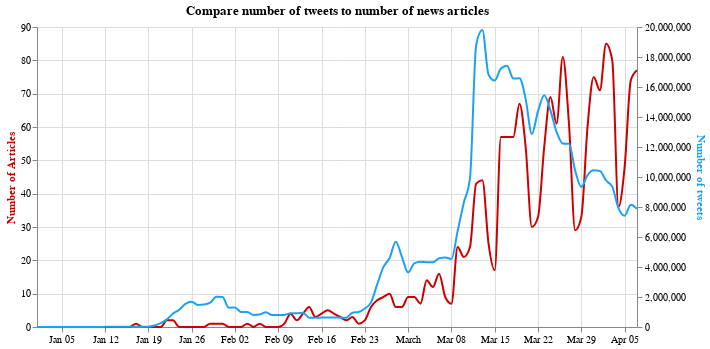

Here is the notebook cell this chart was saved with:
### Markdown cell above
# Compare tweet numbers to news articles on CNN and Fox News

### Code cell
columns = ['fox_articles', 'cnn_articles']

select_box = alt.binding_select(options=columns, name='News source ')
sel = alt.selection_single(fields=['column'], bind=select_box, init={'column': 'cnn_articles'})

base = alt.Chart(merged_3).encode(
    alt.X('date:T', axis=alt.Axis(title=None))
).properties(
    width=600,
    height=300,
    title = "Compare number of tweets to number of news articles"
)

line_articles = base.transform_fold(
    columns,
    as_=['column', 'value']
).transform_filter(
    sel
).mark_line( interpolate='monotone', stroke=newscol).encode(
    alt.Y('value:Q',
          axis=alt.Axis(title="Number of Articles", titleColor=newscol))
).add_selection(
    sel
)

line_tweets = base.mark_line(stroke=twittercol, interpolate='monotone').encode(
    alt.Y('Tweets',
          axis=alt.Axis(title='Number of tweets', titleColor=twittercol))
)

alt.layer(line_articles, line_tweets).resolve_scale(
    y = 'independent'
)

### Figure 1 — Vega-Lite specification as saved in the notebook (floating-point values rounded to 4 significant figures)
{"config": {"view": {"continuousWidth": 400, "continuousHeight": 300}}, "layer": [{"mark": {"type": "line", "interpolate": "monotone", "stroke": "#cc0000"}, "encoding": {"x": {"type": "temporal", "axis": {"title": null}, "field": "date"}, "y": {"type": "quantitative", "axis": {"title": "Number of Articles", "titleColor": "#cc0000"}, "field": "value"}}, "height": 300, "selection": {"selector002": {"type": "single", "fields": ["column"], "bind": {"input": "select", "options": ["fox_articles", "cnn_articles"], "name": "News source "}, "init": {"column": "cnn_articles"}}}, "title": "Compare number of tweets to number of news articles", "transform": [{"fold": ["fox_articles", "cnn_articles"], "as": ["column", "value"]}, {"filter": {"selection": "selector002"}}], "width": 600}, {"mark": {"type": "line", "interpolate": "monotone", "stroke": "#1da1f2"}, "encoding": {"x": {"type": "temporal", "axis": {"title": null}, "field": "date"}, "y": {"type": "quantitative", "axis": {"title": "Number of tweets", "titleColor": "#1da1f2"}, "field": "Tweets"}}, "height": 300, "title": "Compare number of tweets to number of news articles", "width": 600}], "data": {"name": "data-27113260fdabff0114d8131af728b331"}, "resolve": {"scale": {"y": "independent"}}, "$schema": "https://vega.github.io/schema/vega-lite/v4.8.1.json", "datasets": {"data-27113260fdabff0114d8131af728b331": [{"date": "2020-04-07T00:00:00", "Tweets": 7877346, "total_cases": 2692000.0, "new_cases": 146500.0, "new_deaths": 10680.0, "new_tests": 550800.0, "cnn_articles": 77.0, "fox_articles": 230.0}, {"date": "2020-04-06T00:00:00", "Tweets": 8153966, "total_cases": 2545000.0, "new_cases": 132500.0, "new_deaths": 9512.0, "new_tests": 388500.0, "cnn_articles": 74.0, "fox_articles": 169.0}, {"date": "2020-04-05T00:00:00", "Tweets": 7421877, "total_cases": 2413000.0, "new_cases": 170500.0, "new_deaths": 12620.0, "new_tests": 424600.0, "cnn_articles": 48.0, "fox_articles": 96.0}, {"date": "2020-04-04T00:00:00", "Tweets": 7928225, "total_cases": 2242000.0, "new_cases": 164000.0, "new_deaths": 13550.0, "new_tests": 408500.0, "cnn_articles": 36.0, "fox_articles": 120.0}, {"date": "2020-04-03T00:00:00", "Tweets": 9357113, "total_cases": 2078000.0, "new_cases": 155300.0, "new_deaths": 10020.0, "new_tests": 466200.0, "cnn_articles": 80.0, "fox_articles": 235.0}, {"date": "2020-04-02T00:00:00", "Tweets": 9767918, "total_cases": 1923000.0, "new_cases": 155300.0, "new_deaths": 10020.0, "new_tests": 414800.0, "cnn_articles": 85.0, "fox_articles": 260.0}, {"date": "2020-04-01T00:00:00", "Tweets": 10402981, "total_cases": 1768000.0, "new_cases": 149700.0, "new_deaths": 9348.0, "new_tests": 430500.0, "cnn_articles": 71.0, "fox_articles": 260.0}, {"date": "2020-03-31T00:00:00", "Tweets": 10442432, "total_cases": 1618000.0, "new_cases": 129400.0, "new_deaths": 7972.0, "new_tests": 275000.0, "cnn_articles": 75.0, "fox_articles": 144.0}, {"date": "2020-03-30T00:00:00", "Tweets": 10125714, "total_cases": 1489000.0, "new_cases": 114700.0, "new_deaths": 6456.0, "new_tests": 245300.0, "cnn_articles": 60.0, "fox_articles": 204.0}, {"date": "2020-03-29T00:00:00", "Tweets": 9333426, "total_cases": 1374000.0, "new_cases": 125700.0, "new_deaths": 7174.0, "new_tests": 293900.0, "cnn_articles": 33.0, "fox_articles": 108.0}, {"date": "2020-03-28T00:00:00", "Tweets": 10434671, "total_cases": 1248000.0, "new_cases": 130400.0, "new_deaths": 6982.0, "new_tests": 255800.0, "cnn_articles": 29.0, "fox_articles": 84.0}, {"date": "2020-03-27T00:00:00", "Tweets": 12209011, "total_cases": 1118000.0, "new_cases": 122200.0, "new_deaths": 5610.0, "new_tests": 296100.0, "cnn_articles": 61.0, "fox_articles": 210.0}, {"date": "2020-03-26T00:00:00", "Tweets": 12236719, "total_cases": 995500.0, "new_cases": 107700.0, "new_deaths": 5288.0, "new_tests": 254500.0, "cnn_articles": 81.0, "fox_articles": 256.0}, {"date": "2020-03-25T00:00:00", "Tweets": 13000269, "total_cases": 887800.0, "new_cases": 85070.0, "new_deaths": 4610.0, "new_tests": 229500.0, "cnn_articles": 61.0, "fox_articles": 260.0}, {"date": "2020-03-24T00:00:00", "Tweets": 14445841, "total_cases": 802700.0, "new_cases": 89140.0, "new_deaths": 3708.0, "new_tests": 209300.0, "cnn_articles": 69.0, "fox_articles": 253.0}, {"date": "2020-03-23T00:00:00", "Tweets": 15446246, "total_cases": 713600.0, "new_cases": 68540.0, "new_deaths": 3376.0, "new_tests": 191400.0, "cnn_articles": 54.0, "fox_articles": 231.0}, {"date": "2020-03-22T00:00:00", "Tweets": 14392561, "total_cases": 645000.0, "new_cases": 68450.0, "new_deaths": 3434.0, "new_tests": 123500.0, "cnn_articles": 33.0, "fox_articles": 101.0}, {"date": "2020-03-21T00:00:00", "Tweets": 12861351, "total_cases": 576600.0, "new_cases": 63980.0, "new_deaths": 2770.0, "new_tests": 160000.0, "cnn_articles": 30.0, "fox_articles": 75.0}, {"date": "2020-03-20T00:00:00", "Tweets": 15200259, "total_cases": 512600.0, "new_cases": 62390.0, "new_deaths": 2148.0, "new_tests": 172200.0, "cnn_articles": 54.0, "fox_articles": 186.0}, {"date": "2020-03-19T00:00:00", "Tweets": 16582131, "total_cases": 450200.0, "new_cases": 40590.0, "new_deaths": 1916.0, "new_tests": 137300.0, "cnn_articles": 67.0, "fox_articles": 246.0}, {"date": "2020-03-18T00:00:00", "Tweets": 16561524, "total_cases": 409600.0, "new_cases": 34180.0, "new_deaths": 1624.0, "new_tests": 108200.0, "cnn_articles": 57.0, "fox_articles": 241.0}, {"date": "2020-03-17T00:00:00", "Tweets": 17417142, "total_cases": 375400.0, "new_cases": 28480.0, "new_deaths": 1212.0, "new_tests": 100600.0, "cnn_articles": 57.0, "fox_articles": 247.0}, {"date": "2020-03-16T00:00:00", "Tweets": 17227182, "total_cases": 346900.0, "new_cases": 24960.0, "new_deaths": 1500.0, "new_tests": 65450.0, "cnn_articles": 57.0, "fox_articles": 204.0}, {"date": "2020-03-15T00:00:00", "Tweets": 16438760, "total_cases": 321900.0, "new_cases": 24400.0, "new_deaths": 734.0, "new_tests": 48940.0, "cnn_articles": 17.0, "fox_articles": 91.0}, {"date": "2020-03-14T00:00:00", "Tweets": 16823148, "total_cases": 297400.0, "new_cases": 20910.0, "new_deaths": 884.0, "new_tests": 56750.0, "cnn_articles": 25.0, "fox_articles": 49.0}, {"date": "2020-03-13T00:00:00", "Tweets": 19802671, "total_cases": 276200.0, "new_cases": 18950.0, "new_deaths": 702.0, "new_tests": 36980.0, "cnn_articles": 44.0, "fox_articles": 159.0}, {"date": "2020-03-12T00:00:00", "Tweets": 18799722, "total_cases": 257600.0, "new_cases": 15840.0, "new_deaths": 662.0, "new_tests": 37920.0, "cnn_articles": 43.0, "fox_articles": 185.0}, {"date": "2020-03-11T00:00:00", "Tweets": 9923317, "total_cases": 241800.0, "new_cases": 10240.0, "new_deaths": 544.0, "new_tests": 37570.0, "cnn_articles": 24.0, "fox_articles": 107.0}, {"date": "2020-03-10T00:00:00", "Tweets": 8284672, "total_cases": 231400.0, "new_cases": 9636.0, "new_deaths": 418.0, "new_tests": 33140.0, "cnn_articles": 21.0, "fox_articles": 104.0}, {"date": "2020-03-09T00:00:00", "Tweets": 6386122, "total_cases": 221800.0, "new_cases": 8358.0, "new_deaths": 456.0, "new_tests": 26950.0, "cnn_articles": 24.0, "fox_articles": 89.0}, {"date": "2020-03-08T00:00:00", "Tweets": 4533476, "total_cases": 213500.0, "new_cases": 7956.0, "new_deaths": 194.0, "new_tests": 20910.0, "cnn_articles": 7.0, "fox_articles": 39.0}, {"date": "2020-03-07T00:00:00", "Tweets": 4632239, "total_cases": 205500.0, "new_cases": 8240.0, "new_deaths": 208.0, "new_tests": 29800.0, "cnn_articles": 9.0, "fox_articles": 37.0}, {"date": "2020-03-06T00:00:00", "Tweets": 4581032, "total_cases": 197400.0, "new_cases": 6120.0, "new_deaths": 204.0, "new_tests": 41190.0, "cnn_articles": 16.0, "fox_articles": 60.0}, {"date": "2020-03-05T00:00:00", "Tweets": 4323687, "total_cases": 191200.0, "new_cases": 4714.0, "new_deaths": 160.0, "new_tests": 20560.0, "cnn_articles": 12.0, "fox_articles": 50.0}, {"date": "2020-03-04T00:00:00", "Tweets": 4323670, "total_cases": 186500.0, "new_cases": 4630.0, "new_deaths": 168.0, "new_tests": 28890.0, "cnn_articles": 14.0, "fox_articles": 65.0}, {"date": "2020-03-03T00:00:00", "Tweets": 4342139, "total_cases": 181800.0, "new_cases": 3716.0, "new_deaths": 144.0, "new_tests": 23290.0, "cnn_articles": 7.0, "fox_articles": 49.0}, {"date": "2020-03-02T00:00:00", "Tweets": 4240721, "total_cases": 178300.0, "new_cases": 4136.0, "new_deaths": 134.0, "new_tests": 16720.0, "cnn_articles": 9.0, "fox_articles": 62.0}, {"date": "2020-03-01T00:00:00", "Tweets": 3632689, "total_cases": 174200.0, "new_cases": 3686.0, "new_deaths": 116.0, "new_tests": 13720.0, "cnn_articles": 9.0, "fox_articles": 24.0}, {"date": "2020-02-29T00:00:00", "Tweets": 4666121, "total_cases": 170500.0, "new_cases": 3720.0, "new_deaths": 128.0, "new_tests": 17850.0, "cnn_articles": 6.0, "fox_articles": 27.0}, {"date": "2020-02-28T00:00:00", "Tweets": 5685321, "total_cases": 166800.0, "new_cases": 2542.0, "new_deaths": 114.0, "new_tests": 25000.0, "cnn_articles": 6.0, "fox_articles": 43.0}, {"date": "2020-02-27T00:00:00", "Tweets": 4597412, "total_cases": 164200.0, "new_cases": 2228.0, "new_deaths": 76.0, "new_tests": 16870.0, "cnn_articles": 10.0, "fox_articles": 69.0}, {"date": "2020-02-26T00:00:00", "Tweets": 3989533, "total_cases": 162000.0, "new_cases": 1734.0, "new_deaths": 128.0, "new_tests": 11730.0, "cnn_articles": 9.0, "fox_articles": 52.0}, {"date": "2020-02-25T00:00:00", "Tweets": 2844369, "total_cases": 160300.0, "new_cases": 1590.0, "new_deaths": 158.0, "new_tests": 9879.0, "cnn_articles": 8.0, "fox_articles": 22.0}, {"date": "2020-02-24T00:00:00", "Tweets": 1643544, "total_cases": 158700.0, "new_cases": 1046.0, "new_deaths": 312.0, "new_tests": 7460.0, "cnn_articles": 6.0, "fox_articles": 19.0}, {"date": "2020-02-23T00:00:00", "Tweets": 1233511, "total_cases": 157600.0, "new_cases": 2020.0, "new_deaths": 208.0, "new_tests": 3765.0, "cnn_articles": 2.0, "fox_articles": 4.0}, {"date": "2020-02-22T00:00:00", "Tweets": 997638, "total_cases": 155600.0, "new_cases": 2170.0, "new_deaths": 224.0, "new_tests": 9615.0, "cnn_articles": 1.0, "fox_articles": 4.0}, {"date": "2020-02-21T00:00:00", "Tweets": 954321, "total_cases": 153400.0, "new_cases": 1992.0, "new_deaths": 238.0, "new_tests": 6042.0, "cnn_articles": 3.0, "fox_articles": 19.0}, {"date": "2020-02-20T00:00:00", "Tweets": 622349, "total_cases": 151500.0, "new_cases": 1064.0, "new_deaths": 232.0, "new_tests": 2990.0, "cnn_articles": 2.0, "fox_articles": 9.0}, {"date": "2020-02-19T00:00:00", "Tweets": 626237, "total_cases": 150400.0, "new_cases": 3728.0, "new_deaths": 278.0, "new_tests": 2465.0, "cnn_articles": 3.0, "fox_articles": 12.0}, {"date": "2020-02-18T00:00:00", "Tweets": 628043, "total_cases": 146700.0, "new_cases": 3990.0, "new_deaths": 196.0, "new_tests": 4068.0, "cnn_articles": 4.0, "fox_articles": 17.0}, {"date": "2020-02-17T00:00:00", "Tweets": 626732, "total_cases": 142700.0, "new_cases": 4134.0, "new_deaths": 212.0, "new_tests": 1613.0, "cnn_articles": 5.0, "fox_articles": 18.0}, {"date": "2020-02-16T00:00:00", "Tweets": 625127, "total_cases": 138500.0, "new_cases": 4324.0, "new_deaths": 284.0, "new_tests": 2794.0, "cnn_articles": 4.0, "fox_articles": 6.0}, {"date": "2020-02-15T00:00:00", "Tweets": 624555, "total_cases": 134200.0, "new_cases": 5120.0, "new_deaths": 288.0, "new_tests": 1050.0, "cnn_articles": 3.0, "fox_articles": 8.0}, {"date": "2020-02-14T00:00:00", "Tweets": 622722, "total_cases": 129100.0, "new_cases": 8430.0, "new_deaths": 26.0, "new_tests": 1793.0, "cnn_articles": 6.0, "fox_articles": 14.0}, {"date": "2020-02-13T00:00:00", "Tweets": 956877, "total_cases": 120700.0, "new_cases": 30300.0, "new_deaths": 510.0, "new_tests": 1152.0, "cnn_articles": 4.0, "fox_articles": 21.0}, {"date": "2020-02-12T00:00:00", "Tweets": 911098, "total_cases": 90360.0, "new_cases": 4144.0, "new_deaths": 194.0, "new_tests": 2011.0, "cnn_articles": 2.0, "fox_articles": 20.0}, {"date": "2020-02-11T00:00:00", "Tweets": 908627, "total_cases": 86220.0, "new_cases": 5126.0, "new_deaths": 216.0, "new_tests": 1407.0, "cnn_articles": 4.0, "fox_articles": 18.0}, {"date": "2020-02-10T00:00:00", "Tweets": 807654, "total_cases": 81090.0, "new_cases": 5984.0, "new_deaths": 194.0, "new_tests": 1506.0, "cnn_articles": 1.0, "fox_articles": 13.0}, {"date": "2020-02-09T00:00:00", "Tweets": 796739, "total_cases": 75110.0, "new_cases": 5236.0, "new_deaths": 178.0, "new_tests": 2328.0, "cnn_articles": 0.0, "fox_articles": 10.0}, {"date": "2020-02-08T00:00:00", "Tweets": 803453, "total_cases": 69870.0, "new_cases": 6884.0, "new_deaths": 172.0, "new_tests": 1549.0, "cnn_articles": 0.0, "fox_articles": 11.0}, {"date": "2020-02-07T00:00:00", "Tweets": 987563, "total_cases": 62990.0, "new_cases": 6436.0, "new_deaths": 146.0, "new_tests": 793.0, "cnn_articles": 0.0, "fox_articles": 22.0}, {"date": "2020-02-06T00:00:00", "Tweets": 834673, "total_cases": 56550.0, "new_cases": 7502.0, "new_deaths": 144.0, "new_tests": 699.0, "cnn_articles": 1.0, "fox_articles": 17.0}, {"date": "2020-02-05T00:00:00", "Tweets": 803587, "total_cases": 49050.0, "new_cases": 7816.0, "new_deaths": 132.0, "new_tests": 914.0, "cnn_articles": 0.0, "fox_articles": 20.0}, {"date": "2020-02-04T00:00:00", "Tweets": 997862, "total_cases": 41230.0, "new_cases": 6486.0, "new_deaths": 130.0, "new_tests": 629.0, "cnn_articles": 1.0, "fox_articles": 28.0}, {"date": "2020-02-03T00:00:00", "Tweets": 1000752, "total_cases": 34750.0, "new_cases": 5636.0, "new_deaths": 114.0, "new_tests": 426.0, "cnn_articles": 0.0, "fox_articles": 20.0}, {"date": "2020-02-02T00:00:00", "Tweets": 1298476, "total_cases": 29110.0, "new_cases": 5216.0, "new_deaths": 92.0, "new_tests": 397.0, "cnn_articles": 0.0, "fox_articles": 7.0}, {"date": "2020-02-01T00:00:00", "Tweets": 1287963, "total_cases": 23900.0, "new_cases": 4244.0, "new_deaths": 92.0, "new_tests": 581.0, "cnn_articles": 0.0, "fox_articles": 7.0}, {"date": "2020-01-31T00:00:00", "Tweets": 1997635, "total_cases": 19650.0, "new_cases": 4002.0, "new_deaths": 86.0, "new_tests": 421.0, "cnn_articles": 1.0, "fox_articles": 19.0}, {"date": "2020-01-30T00:00:00", "Tweets": 2010976, "total_cases": 15650.0, "new_cases": 3514.0, "new_deaths": 76.0, "new_tests": 587.0, "cnn_articles": 1.0, "fox_articles": 32.0}, {"date": "2020-01-29T00:00:00", "Tweets": 1623497, "total_cases": 12140.0, "new_cases": 2960.0, "new_deaths": 52.0, "new_tests": 535.0, "cnn_articles": 1.0, "fox_articles": 33.0}, {"date": "2020-01-28T00:00:00", "Tweets": 1497653, "total_cases": 9176.0, "new_cases": 3534.0, "new_deaths": 50.0, "new_tests": 569.0, "cnn_articles": 0.0, "fox_articles": 22.0}, {"date": "2020-01-27T00:00:00", "Tweets": 1467598, "total_cases": 5642.0, "new_cases": 1594.0, "new_deaths": 50.0, "new_tests": 488.0, "cnn_articles": 0.0, "fox_articles": 20.0}, {"date": "2020-01-26T00:00:00", "Tweets": 1678953, "total_cases": 4048.0, "new_cases": 1346.0, "new_deaths": 30.0, "new_tests": 337.0, "cnn_articles": 0.0, "fox_articles": 9.0}, {"date": "2020-01-25T00:00:00", "Tweets": 1536784, "total_cases": 2702.0, "new_cases": 906.0, "new_deaths": 30.0, "new_tests": 226.0, "cnn_articles": 0.0, "fox_articles": 5.0}, {"date": "2020-01-24T00:00:00", "Tweets": 1153245, "total_cases": 1796.0, "new_cases": 532.0, "new_deaths": 18.0, "new_tests": 289.0, "cnn_articles": 0.0, "fox_articles": 10.0}, {"date": "2020-01-23T00:00:00", "Tweets": 905673, "total_cases": 1264.0, "new_cases": 194.0, "new_deaths": 0.0, "new_tests": 360.0, "cnn_articles": 2.0, "fox_articles": 20.0}, {"date": "2020-01-22T00:00:00", "Tweets": 508623, "total_cases": 1070.0, "new_cases": 284.0, "new_deaths": 22.0, "new_tests": 348.0, "cnn_articles": 2.0, "fox_articles": 10.0}, {"date": "2020-01-21T00:00:00", "Tweets": 259864, "total_cases": 786.0, "new_cases": 306.0, "new_deaths": 6.0, "new_tests": 300.0, "cnn_articles": 0.0, "fox_articles": 6.0}, {"date": "2020-01-20T00:00:00", "Tweets": 100124, "total_cases": 480.0, "new_cases": 40.0, "new_deaths": 0.0, "new_tests": 343.0, "cnn_articles": 0.0, "fox_articles": 3.0}, {"date": "2020-01-19T00:00:00", "Tweets": 20987, "total_cases": 440.0, "new_cases": 272.0, "new_deaths": 2.0, "new_tests": 129.0, "cnn_articles": 0.0, "fox_articles": 0.0}, {"date": "2020-01-18T00:00:00", "Tweets": 23432, "total_cases": 168.0, "new_cases": 34.0, "new_deaths": 0.0, "new_tests": 93.0, "cnn_articles": 0.0, "fox_articles": 0.0}, {"date": "2020-01-17T00:00:00", "Tweets": 22431, "total_cases": 134.0, "new_cases": 10.0, "new_deaths": 0.0, "new_tests": 188.0, "cnn_articles": 1.0, "fox_articles": 2.0}, {"date": "2020-01-16T00:00:00", "Tweets": 22342, "total_cases": 124.0, "new_cases": 0.0, "new_deaths": 0.0, "new_tests": 244.0, "cnn_articles": 0.0, "fox_articles": 1.0}, {"date": "2020-01-15T00:00:00", "Tweets": 10987, "total_cases": 124.0, "new_cases": 2.0, "new_deaths": 2.0, "new_tests": 278.0, "cnn_articles": 0.0, "fox_articles": 1.0}, {"date": "2020-01-14T00:00:00", "Tweets": 10023, "total_cases": 122.0, "new_cases": 2.0, "new_deaths": 0.0, "new_tests": 247.0, "cnn_articles": 0.0, "fox_articles": 0.0}, {"date": "2020-01-13T00:00:00", "Tweets": 16475, "total_cases": 120.0, "new_cases": 2.0, "new_deaths": 0.0, "new_tests": 239.0, "cnn_articles": 0.0, "fox_articles": 1.0}, {"date": "2020-01-12T00:00:00", "Tweets": 10045, "total_cases": 118.0, "new_cases": 0.0, "new_deaths": 0.0, "new_tests": 135.0, "cnn_articles": 0.0, "fox_articles": 0.0}, {"date": "2020-01-11T00:00:00", "Tweets": 2812, "total_cases": 118.0, "new_cases": 0.0, "new_deaths": 2.0, "new_tests": 47.0, "cnn_articles": 0.0, "fox_articles": 0.0}, {"date": "2020-01-10T00:00:00", "Tweets": 2347, "total_cases": 118.0, "new_cases": 0.0, "new_deaths": 0.0, "new_tests": 164.0, "cnn_articles": 0.0, "fox_articles": 0.0}, {"date": "2020-01-09T00:00:00", "Tweets": 3451, "total_cases": 118.0, "new_cases": 0.0, "new_deaths": 0.0, "new_tests": 201.0, "cnn_articles": 0.0, "fox_articles": 1.0}, {"date": "2020-01-08T00:00:00", "Tweets": 421, "total_cases": 118.0, "new_cases": 0.0, "new_deaths": 0.0, "new_tests": 169.0, "cnn_articles": 0.0, "fox_articles": 0.0}, {"date": "2020-01-07T00:00:00", "Tweets": 293, "total_cases": 118.0, "new_cases": 0.0, "new_deaths": 0.0, "new_tests": 187.0, "cnn_articles": 0.0, "fox_articles": 0.0}, {"date": "2020-01-06T00:00:00", "Tweets": 86, "total_cases": 118.0, "new_cases": 0.0, "new_deaths": 0.0, "new_tests": 172.0, "cnn_articles": 0.0, "fox_articles": 0.0}, {"date": "2020-01-05T00:00:00", "Tweets": 127, "total_cases": 118.0, "new_cases": 30.0, "new_deaths": 0.0, "new_tests": 83.0, "cnn_articles": 0.0, "fox_articles": 0.0}, {"date": "2020-01-04T00:00:00", "Tweets": 172, "total_cases": 88.0, "new_cases": 0.0, "new_deaths": 0.0, "new_tests": 47.0, "cnn_articles": 0.0, "fox_articles": 0.0}, {"date": "2020-01-03T00:00:00", "Tweets": 94, "total_cases": 88.0, "new_cases": 34.0, "new_deaths": 0.0, "new_tests": 89.0, "cnn_articles": 0.0, "fox_articles": 0.0}, {"date": "2020-01-02T00:00:00", "Tweets": 41, "total_cases": 54.0, "new_cases": 0.0, "new_deaths": 0.0, "new_tests": 72.0, "cnn_articles": 0.0, "fox_articles": 0.0}, {"date": "2020-01-01T00:00:00", "Tweets": 63, "total_cases": 54.0, "new_cases": 0.0, "new_deaths": 0.0, "new_tests": 25.0, "cnn_articles": 0.0, "fox_articles": 0.0}]}}
